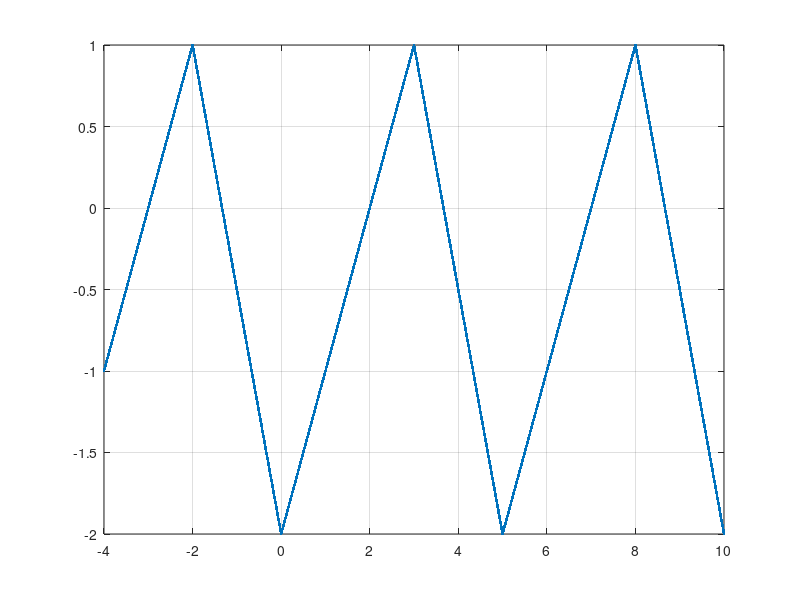
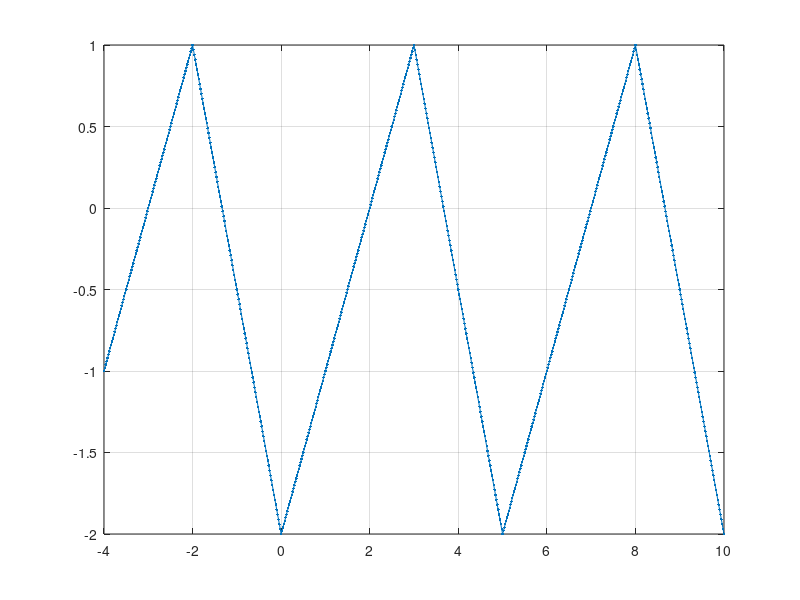
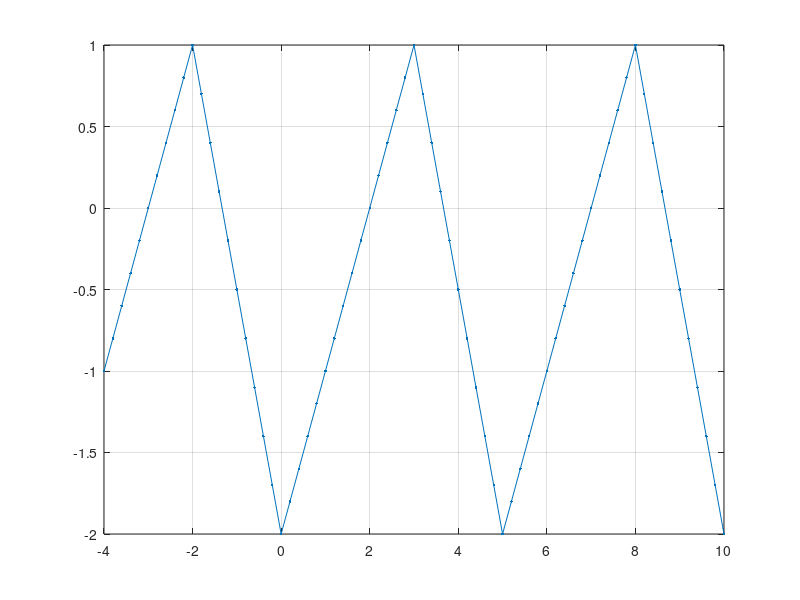

These charts were generated, in order, by the following MATLAB code:
%Tema casa problema 2.
%Setam parametrii de baza oferiti de problema.
t = -4:0.002:10;
F = 0.2;
%Creeem un semnal tiunghiular cu componenta continua de -0.5 si amplitudine
%de 1.5, pentru a atinge limitele cerute de problema.
s = -0.5+1.5*sawtooth (2*pi*F*t,0.6);
plot(t,s,'.-'),grid;
%Se procedeaza la fel si pentru pasul 20ms si 200ms
t1 =-4:0.02:10;
figure(2);
s1 = -0.5+1.5*sawtooth(2*pi*F*t1,0.6);
plot(t1,s1,'.-'),grid;
t2 = -4:0.2:10;
figure(3);
s2 = -0.5+1.5*sawtooth(2*pi*F*t2,0.6);
plot(t2,s2,'.-'),grid;
